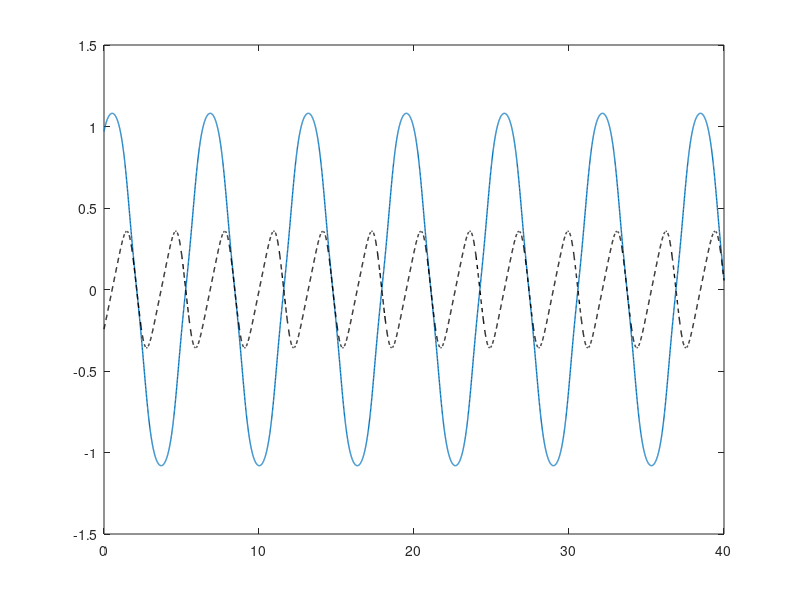

The MATLAB script that drew this image:
%
% This code reads in the data file generated by calc_2body.m. Then it
% plots the trajectories of three bodies.
%
clear
figure(3);
clf reset
%
load data_3body
%
%set(gcf,'position',[100,100,500,500])
%axes('position',[0.15,0.12,0.75,0.75])
plot(t(:,1), w(:,1),'-','linewidth',1.0)
hold on
plot(t(:,1), w(:,2),'k--','linewidth',1.0)
%hold on
%plot(w(:,3),w(:,4),'--','linewidth',2.0)
%plot(w(:,5),w(:,6),'--','linewidth',1.0)
%set(gca,'fontsize',14)
%axis equal
%axis([-1.2,1.2,-1.2,1.2])
%set(gca,'xtick',[-1:0.5:1])
%set(gca,'ytick',[-1:0.5:1])
%xlabel('x')
%ylabel('y')
%title('Trajectories of three bodies')
%legend('Body 1','Body 2',2)
%
%
